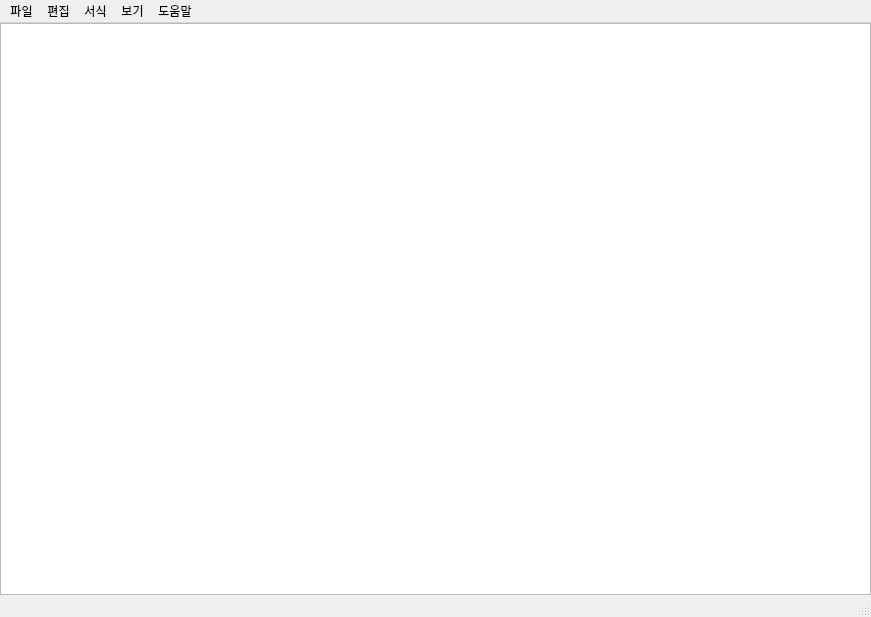
<?xml version="1.0" encoding="UTF-8"?>
<ui version="4.0">
 <class>MainWindow</class>
 <widget class="QMainWindow" name="MainWindow">
  <property name="geometry">
   <rect>
    <x>0</x>
    <y>0</y>
    <width>871</width>
    <height>617</height>
   </rect>
  </property>
  <property name="windowTitle">
   <string>Hello Notepad</string>
  </property>
  <widget class="QWidget" name="centralwidget">
   <layout class="QGridLayout" name="gridLayout">
    <property name="leftMargin">
     <number>0</number>
    </property>
    <property name="topMargin">
     <number>0</number>
    </property>
    <property name="rightMargin">
     <number>0</number>
    </property>
    <property name="bottomMargin">
     <number>0</number>
    </property>
    <item row="0" column="0">
     <layout class="QGridLayout" name="gridLayout_2">
      <item row="0" column="0">
       <widget class="QPlainTextEdit" name="plainTextEdit"/>
      </item>
     </layout>
    </item>
   </layout>
  </widget>
  <widget class="QStatusBar" name="statusbar"/>
  <widget class="QMenuBar" name="menubar">
   <property name="geometry">
    <rect>
     <x>0</x>
     <y>0</y>
     <width>871</width>
     <height>21</height>
    </rect>
   </property>
   <widget class="QMenu" name="menu_file">
    <property name="title">
     <string>파일</string>
    </property>
    <addaction name="action_open"/>
    <addaction name="action_save"/>
    <addaction name="action_saveas"/>
    <addaction name="separator"/>
    <addaction name="action_close"/>
   </widget>
   <widget class="QMenu" name="menu_edit">
    <property name="title">
     <string>편집</string>
    </property>
    <addaction name="action"/>
    <addaction name="separator"/>
    <addaction name="action_4"/>
    <addaction name="action_5"/>
    <addaction name="action_6"/>
    <addaction name="separator"/>
    <addaction name="action_8"/>
    <addaction name="action_9"/>
    <addaction name="action_10"/>
    <addaction name="action_11"/>
    <addaction name="action_12"/>
    <addaction name="separator"/>
    <addaction name="action_15"/>
    <addaction name="action_f5"/>
   </widget>
   <widget class="QMenu" name="menu_form">
    <property name="title">
     <string>서식</string>
    </property>
   </widget>
   <widget class="QMenu" name="menu_view">
    <property name="title">
     <string>보기</string>
    </property>
   </widget>
   <widget class="QMenu" name="menu_help">
    <property name="title">
     <string>도움말</string>
    </property>
   </widget>
   <addaction name="menu_file"/>
   <addaction name="menu_edit"/>
   <addaction name="menu_form"/>
   <addaction name="menu_view"/>
   <addaction name="menu_help"/>
  </widget>
  <action name="action_open">
   <property name="checkable">
    <bool>false</bool>
   </property>
   <property name="text">
    <string>열기</string>
   </property>
   <property name="shortcut">
    <string>Ctrl+O</string>
   </property>
  </action>
  <action name="action_save">
   <property name="text">
    <string>저장</string>
   </property>
   <property name="shortcut">
    <string>Ctrl+S</string>
   </property>
  </action>
  <action name="action_saveas">
   <property name="text">
    <string>다른 이름으로 저장</string>
   </property>
   <property name="shortcut">
    <string>Ctrl+Shift+S</string>
   </property>
  </action>
  <action name="action_close">
   <property name="text">
    <string>끝내기</string>
   </property>
  </action>
  <action name="action">
   <property name="text">
    <string>실행취소</string>
   </property>
  </action>
  <action name="action_4">
   <property name="text">
    <string>잘라내기</string>
   </property>
  </action>
  <action name="action_5">
   <property name="text">
    <string>복사</string>
   </property>
  </action>
  <action name="action_6">
   <property name="text">
    <string>붙여넣기</string>
   </property>
  </action>
  <action name="action_8">
   <property name="text">
    <string>찾기</string>
   </property>
  </action>
  <action name="action_9">
   <property name="text">
    <string>다음 찾기</string>
   </property>
  </action>
  <action name="action_10">
   <property name="text">
    <string>이전 찾기</string>
   </property>
  </action>
  <action name="action_11">
   <property name="text">
    <string>바꾸기 </string>
   </property>
  </action>
  <action name="action_12">
   <property name="text">
    <string>이동 </string>
   </property>
  </action>
  <action name="action_15">
   <property name="text">
    <string>모두 선택</string>
   </property>
  </action>
  <action name="action_f5">
   <property name="text">
    <string>시간 / 날짜 f5</string>
   </property>
  </action>
 </widget>
 <resources/>
 <connections/>
</ui>
